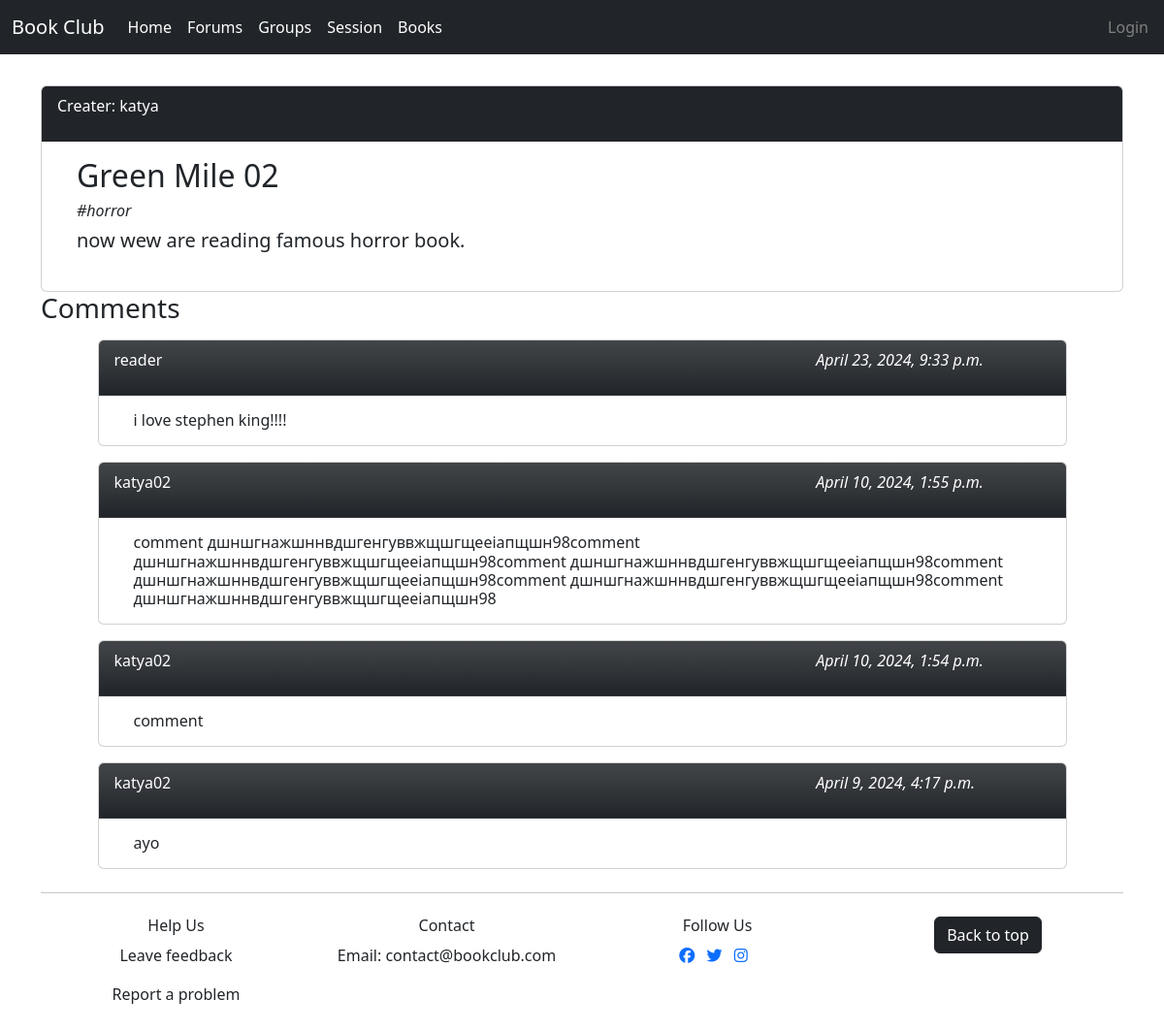
The page /manager/group_show/1 on the database as committed earlier.
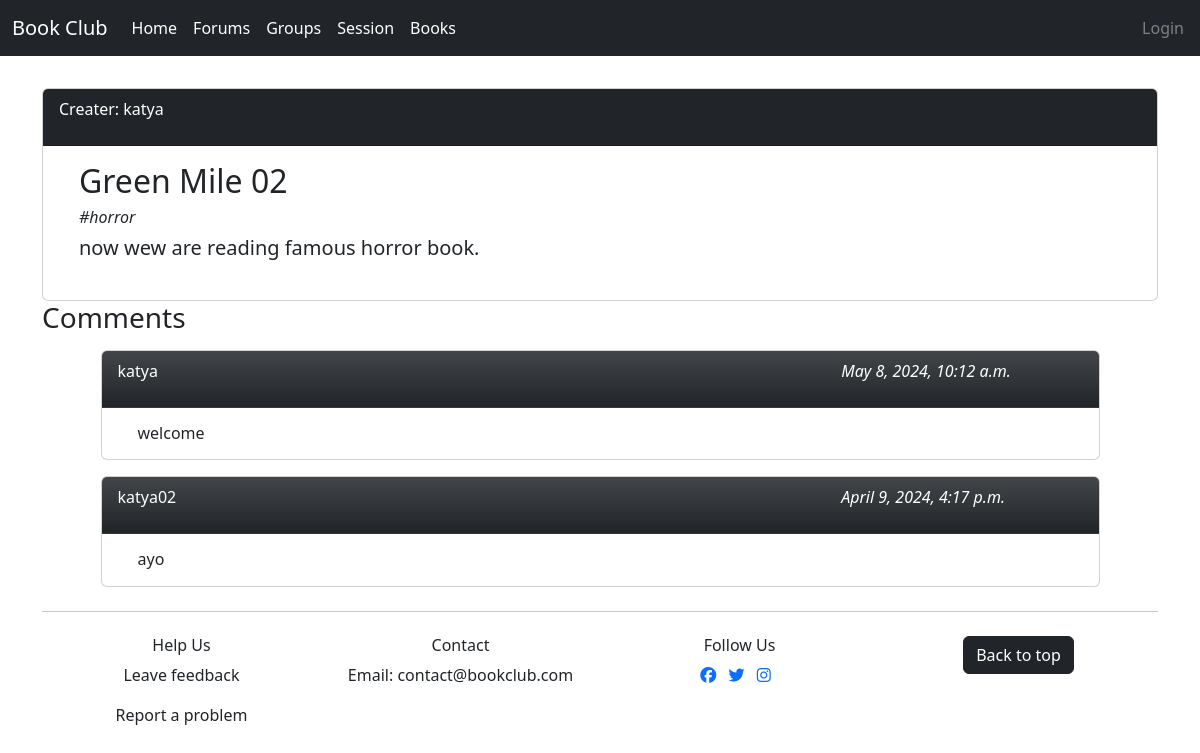
The same page on the database as committed later.
### group/models.py (models this page shows, shortened)
class Comment(models.Model):
    comment = models.TextField(max_length=1000, blank=False)
    user_id = models.ForeignKey(User, blank=False, on_delete=models.CASCADE)
    group_id = models.ForeignKey(Group, blank=False, on_delete=models.CASCADE)
    date_created = models.DateTimeField(auto_now_add=True, null=True)
    parent_comment = models.ForeignKey('self', blank=True, null=True, related_name='replies', on_delete=models.CASCADE)

### manager/views.py (the view)
# urls.py: path('group_show/<int:id>', views.group_show, name='group_show'),
def group_show(request, id):
    print(f"=== group, action: show === ")
    print("request = ", request.GET)
    action= "show"
    group = get_object_or_404(Group, id=id)
    user = request.user
    comment_text = ''
    comment_creater = ''
    parent_comment = request.GET.dict().get("parent_comment")
    print('parent_comment: ', parent_comment)
    if parent_comment != None:
        comment = Comment.objects.get(id=parent_comment)
        comment_text = comment.comment
        comment_creater = comment.user_id
    comments_list = Comment.objects.filter(group_id=id).order_by('-id')
    context = {
        'group': group, 'users_list': users_list,
        'comments_list': comments_list,
        'parent_comment': parent_comment, 'comment_text': comment_text,
        'comment_creater': comment_creater
    }
    return render(request, 'manager/group_show.html',context)

### group/models.py (called while the page is built)
    def __str__(self):
        return self.name

### manager/templates/manager/group_show.html (shortened to what this page needs)
{% extends 'main/layout.html' %}
{% block content %}
<div class="card ">
    <div class="card-header bg-dark text-white ">
        <p for="creator">Creater: {{ group.creator }}</p>
    </div>
    <div class="card-body position-relative">
        <div>
            <h2 class="card-title" style="margin-left: 20px;" for="topic"> {{group.topic}} </h2>
            <h6 class="date" style="margin-left: 20px;" for="interest">#{{ group.interest }}</h6>
            <h5 class="card-text" style="margin-left: 20px;" for="description"> {{group.description}} </h5>
        </div>
        <div class="row">
        </div>
    </div>
</div>
<h3>Comments</h3>
{% for el in comments_list %}
<div class="container col-11">
    <div class="card justify-content-center mt-3 mb-3">
        <div class="card-header bg-dark bg-gradient text-white details">
            <div class="col-9">
                <p for="name"> {{ el.user_id }}
                </p>
            </div>
            <div class="col-3">
                <p class="date" for="date_created">{{ el.date_created }}</p>
            </div>
        </div>
        <div class="card-body position-relative">
            <div>
                <h6 class="card-text" style="margin-left: 20px;" for="discuss"> {{el.comment}} </h6>
            </div>
        </div>
    </div>
</div>
{%endfor%}
{% endblock %}

Rows that differ between the two databases and show on the page:
removed Comment: user_id "reader", date_created "April 23, 2024, 9:33 p.m.", comment "i love stephen king!!!!"
removed Comment: user_id "katya02", date_created "April 10, 2024, 1:55 p.m.", comment "comment дшншгнажшннвдшгенгуввжщшгщееіапщшн98comment дшншгнажшннвдшгенгуввжщшгщееіапщшн98comment дшншгнажшннвдшгенгуввжщшгщееіапщшн98comment дшншгнажшннвдшгенгуввжщшгщееіапщшн98comment дшншгнажшннвдшгенгуввжщшгщееіапщшн98comment дшншгнажшннвдшгенгуввжщшгщееіапщшн98"
removed Comment: user_id "katya02", date_created "April 10, 2024, 1:54 p.m.", comment "comment"
added Comment: user_id "katya", date_created "May 8, 2024, 10:12 a.m.", comment "welcome"
